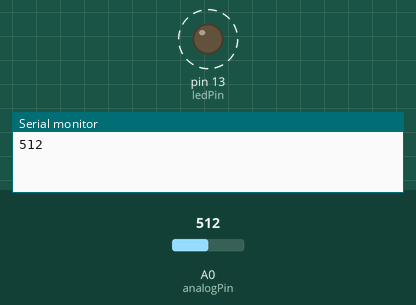
Simulated run of this sketch. Board: Arduino Uno, built with avr-gcc and run on an emulated ATmega328P. On the bench: output pins drawn as LEDs (lit = HIGH), the last lines printed to the serial monitor. Dashed ring = blinking. The test bench sets the inputs (shaded band); at power-on: A0 (analogPin) = 512.

Above: at 1.9 s.
2.0 s: A0 (analogPin) set to 122
At 2.71 s:
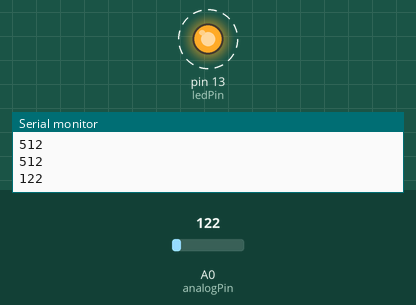
5.5 s: A0 (analogPin) set to 0
At 5.76 s:
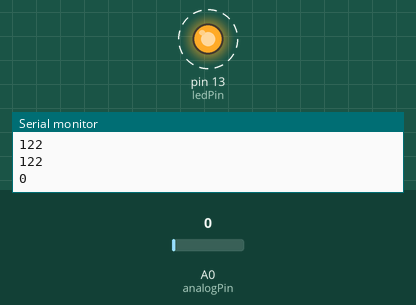
Timing chart, 0 to 15.0 s (numbered marks = the images above; inputs shaded):
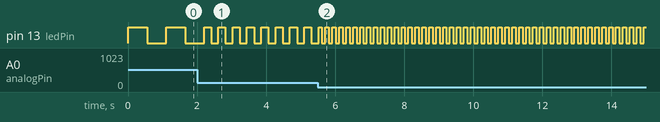

The sketch:

sketch_may14a.ino
```cpp
const int analogPin = A0;    // 조도 센서에 연결된 아날로그 핀
const int ledPin = 13;       // LED가 연결된 디지털 출력 핀

void setup() {
  Serial.begin(9600);       // 시리얼 통신 시작
  pinMode(ledPin, OUTPUT);  // LED 출력 핀 설정
}

void loop() {
  int sensorValue = analogRead(analogPin);  // 조도 센서 값 읽기

  int brightness = map(sensorValue, 0, 1023, 0, 255);  // 밝기 계산
  analogWrite(ledPin, brightness);  // LED 밝기 조절

  int speed = map(sensorValue, 0, 1023, 100, 1000);  // 속도 계산
  blinkLED(speed);  // LED 깜빡이는 속도 조절

  Serial.println(sensorValue);  // 조도 센서 값 시리얼 통신으로 출력
}

void blinkLED(int delayTime) {
  digitalWrite(ledPin, HIGH);  // LED 켜기
  delay(delayTime);            // 지정된 시간 동안 대기
  digitalWrite(ledPin, LOW);   // LED 끄기
  delay(delayTime);            // 지정된 시간 동안 대기
}
```

qustn.cpp
```cpp
#include <stdio.h>


void add_mul(int num1, int num2, int* add , int* mul );

int main() {
    int x, y, add, mul;

    printf("º¯¼ö1 ÀÔ·Â: ");
    scanf("%d", &x);

    printf("º¯¼ö2 ÀÔ·Â: ");
    scanf("%d", &y);


    add_mul(x, y, &add, &mul);


    printf("µÎ¼öÀÇ ÇÕ: %d \n", add);
    printf("µÎ¼öÀÇ °ö: %d \n", mul);

    return 0;
}
   void add_mul(int num1, int num2, int* add, int* mul){

   *add = num1 + num2;
    *mul  = num1 * num2;
}
```

Measured:
- after the input at 2.0 s, pin 13 (ledPin): alternates HIGH for 0.21 s and LOW for 0.21 s, starting after 0.41 s
- after the input at 5.5 s, pin 13 (ledPin): alternates HIGH for 0.10 s and LOW for 0.10 s, starting after 0.12 s
- by itself, pin 13 (ledPin): alternates HIGH for 0.55 s and LOW for 0.55 s
